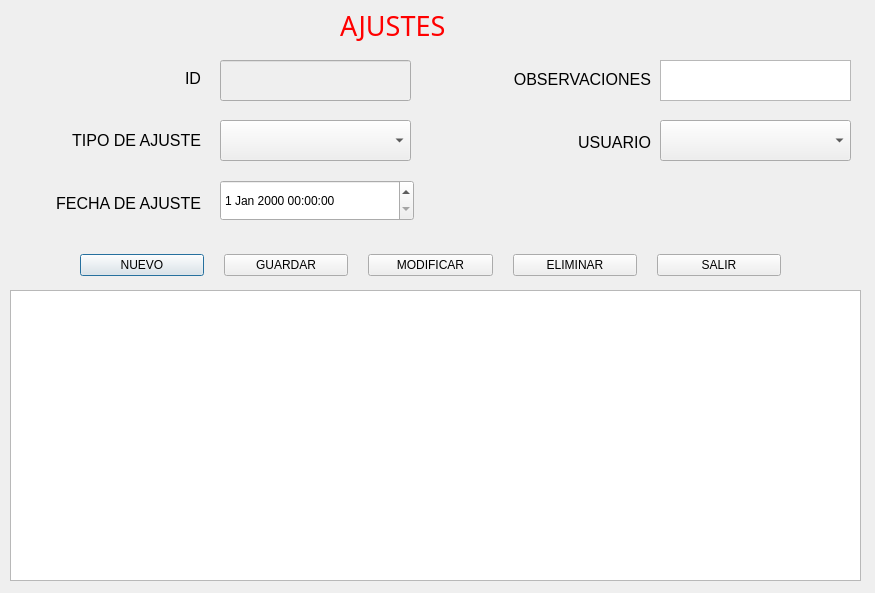
<?xml version="1.0" encoding="UTF-8"?>
<ui version="4.0">
 <class>Ajustes</class>
 <widget class="QDialog" name="Ajustes">
  <property name="geometry">
   <rect>
    <x>0</x>
    <y>0</y>
    <width>875</width>
    <height>593</height>
   </rect>
  </property>
  <property name="windowTitle">
   <string>Ajustes</string>
  </property>
  <widget class="QLabel" name="label">
   <property name="geometry">
    <rect>
     <x>340</x>
     <y>10</y>
     <width>131</width>
     <height>31</height>
    </rect>
   </property>
   <property name="font">
    <font>
     <family>MV Boli</family>
     <pointsize>20</pointsize>
     <underline>false</underline>
    </font>
   </property>
   <property name="styleSheet">
    <string notr="true">color: rgb(255, 0, 0);</string>
   </property>
   <property name="text">
    <string>AJUSTES</string>
   </property>
   <property name="textFormat">
    <enum>Qt::TextFormat::AutoText</enum>
   </property>
  </widget>
  <widget class="QWidget" name="layoutWidget">
   <property name="geometry">
    <rect>
     <x>10</x>
     <y>50</y>
     <width>191</width>
     <height>181</height>
    </rect>
   </property>
   <layout class="QVBoxLayout" name="_2">
    <item>
     <widget class="QLabel" name="labelID">
      <property name="font">
       <font>
        <family>Segoe UI</family>
        <pointsize>12</pointsize>
       </font>
      </property>
      <property name="text">
       <string>ID</string>
      </property>
      <property name="alignment">
       <set>Qt::AlignmentFlag::AlignRight|Qt::AlignmentFlag::AlignTrailing|Qt::AlignmentFlag::AlignVCenter</set>
      </property>
     </widget>
    </item>
    <item>
     <widget class="QLabel" name="labelTipoAjuste">
      <property name="font">
       <font>
        <pointsize>12</pointsize>
       </font>
      </property>
      <property name="text">
       <string>TIPO DE AJUSTE</string>
      </property>
      <property name="alignment">
       <set>Qt::AlignmentFlag::AlignRight|Qt::AlignmentFlag::AlignTrailing|Qt::AlignmentFlag::AlignVCenter</set>
      </property>
     </widget>
    </item>
    <item>
     <widget class="QLabel" name="labelFechaAjuste">
      <property name="font">
       <font>
        <pointsize>12</pointsize>
       </font>
      </property>
      <property name="text">
       <string>FECHA DE AJUSTE</string>
      </property>
      <property name="alignment">
       <set>Qt::AlignmentFlag::AlignRight|Qt::AlignmentFlag::AlignTrailing|Qt::AlignmentFlag::AlignVCenter</set>
      </property>
     </widget>
    </item>
   </layout>
  </widget>
  <widget class="QTextEdit" name="txtObservaciones">
   <property name="geometry">
    <rect>
     <x>660</x>
     <y>60</y>
     <width>191</width>
     <height>41</height>
    </rect>
   </property>
  </widget>
  <widget class="QTableView" name="tablaAjustes">
   <property name="geometry">
    <rect>
     <x>10</x>
     <y>290</y>
     <width>851</width>
     <height>291</height>
    </rect>
   </property>
  </widget>
  <widget class="QLineEdit" name="txtID">
   <property name="enabled">
    <bool>false</bool>
   </property>
   <property name="geometry">
    <rect>
     <x>220</x>
     <y>60</y>
     <width>191</width>
     <height>41</height>
    </rect>
   </property>
  </widget>
  <widget class="QWidget" name="layoutWidget_3">
   <property name="geometry">
    <rect>
     <x>430</x>
     <y>50</y>
     <width>221</width>
     <height>121</height>
    </rect>
   </property>
   <layout class="QVBoxLayout" name="_3">
    <item>
     <widget class="QLabel" name="labelObservaciones">
      <property name="font">
       <font>
        <pointsize>12</pointsize>
       </font>
      </property>
      <property name="text">
       <string>OBSERVACIONES</string>
      </property>
      <property name="alignment">
       <set>Qt::AlignmentFlag::AlignRight|Qt::AlignmentFlag::AlignTrailing|Qt::AlignmentFlag::AlignVCenter</set>
      </property>
     </widget>
    </item>
    <item>
     <widget class="QLabel" name="labelUsuario">
      <property name="font">
       <font>
        <family>Segoe UI</family>
        <pointsize>12</pointsize>
       </font>
      </property>
      <property name="text">
       <string>USUARIO</string>
      </property>
      <property name="alignment">
       <set>Qt::AlignmentFlag::AlignRight|Qt::AlignmentFlag::AlignTrailing|Qt::AlignmentFlag::AlignVCenter</set>
      </property>
     </widget>
    </item>
   </layout>
  </widget>
  <widget class="QWidget" name="layoutWidget_2">
   <property name="geometry">
    <rect>
     <x>80</x>
     <y>250</y>
     <width>701</width>
     <height>31</height>
    </rect>
   </property>
   <layout class="QHBoxLayout" name="horizontalLayout">
    <property name="spacing">
     <number>20</number>
    </property>
    <item>
     <widget class="QPushButton" name="btnNuevo">
      <property name="text">
       <string>NUEVO</string>
      </property>
      <property name="icon">
       <iconset theme="QIcon::ThemeIcon::FolderNew"/>
      </property>
      <property name="iconSize">
       <size>
        <width>30</width>
        <height>20</height>
       </size>
      </property>
     </widget>
    </item>
    <item>
     <widget class="QPushButton" name="btnGuardar">
      <property name="text">
       <string>GUARDAR</string>
      </property>
      <property name="icon">
       <iconset theme="QIcon::ThemeIcon::DocumentSave"/>
      </property>
      <property name="iconSize">
       <size>
        <width>30</width>
        <height>20</height>
       </size>
      </property>
     </widget>
    </item>
    <item>
     <widget class="QPushButton" name="btnModificar">
      <property name="text">
       <string>MODIFICAR</string>
      </property>
      <property name="icon">
       <iconset theme="QIcon::ThemeIcon::MailMessageNew"/>
      </property>
      <property name="iconSize">
       <size>
        <width>30</width>
        <height>20</height>
       </size>
      </property>
     </widget>
    </item>
    <item>
     <widget class="QPushButton" name="btnEliminar">
      <property name="text">
       <string>ELIMINAR</string>
      </property>
      <property name="icon">
       <iconset theme="QIcon::ThemeIcon::ApplicationExit"/>
      </property>
      <property name="iconSize">
       <size>
        <width>30</width>
        <height>20</height>
       </size>
      </property>
     </widget>
    </item>
    <item>
     <widget class="QPushButton" name="btnSalir">
      <property name="text">
       <string>SALIR</string>
      </property>
      <property name="icon">
       <iconset theme="QIcon::ThemeIcon::SystemLogOut"/>
      </property>
      <property name="iconSize">
       <size>
        <width>30</width>
        <height>20</height>
       </size>
      </property>
     </widget>
    </item>
   </layout>
  </widget>
  <widget class="QComboBox" name="cbTipoAjuste">
   <property name="geometry">
    <rect>
     <x>220</x>
     <y>120</y>
     <width>191</width>
     <height>41</height>
    </rect>
   </property>
  </widget>
  <widget class="QDateTimeEdit" name="dtFechaAjuste">
   <property name="geometry">
    <rect>
     <x>220</x>
     <y>180</y>
     <width>194</width>
     <height>41</height>
    </rect>
   </property>
  </widget>
  <widget class="QComboBox" name="cbUsuario">
   <property name="geometry">
    <rect>
     <x>660</x>
     <y>120</y>
     <width>191</width>
     <height>41</height>
    </rect>
   </property>
  </widget>
 </widget>
 <resources/>
 <connections/>
</ui>
